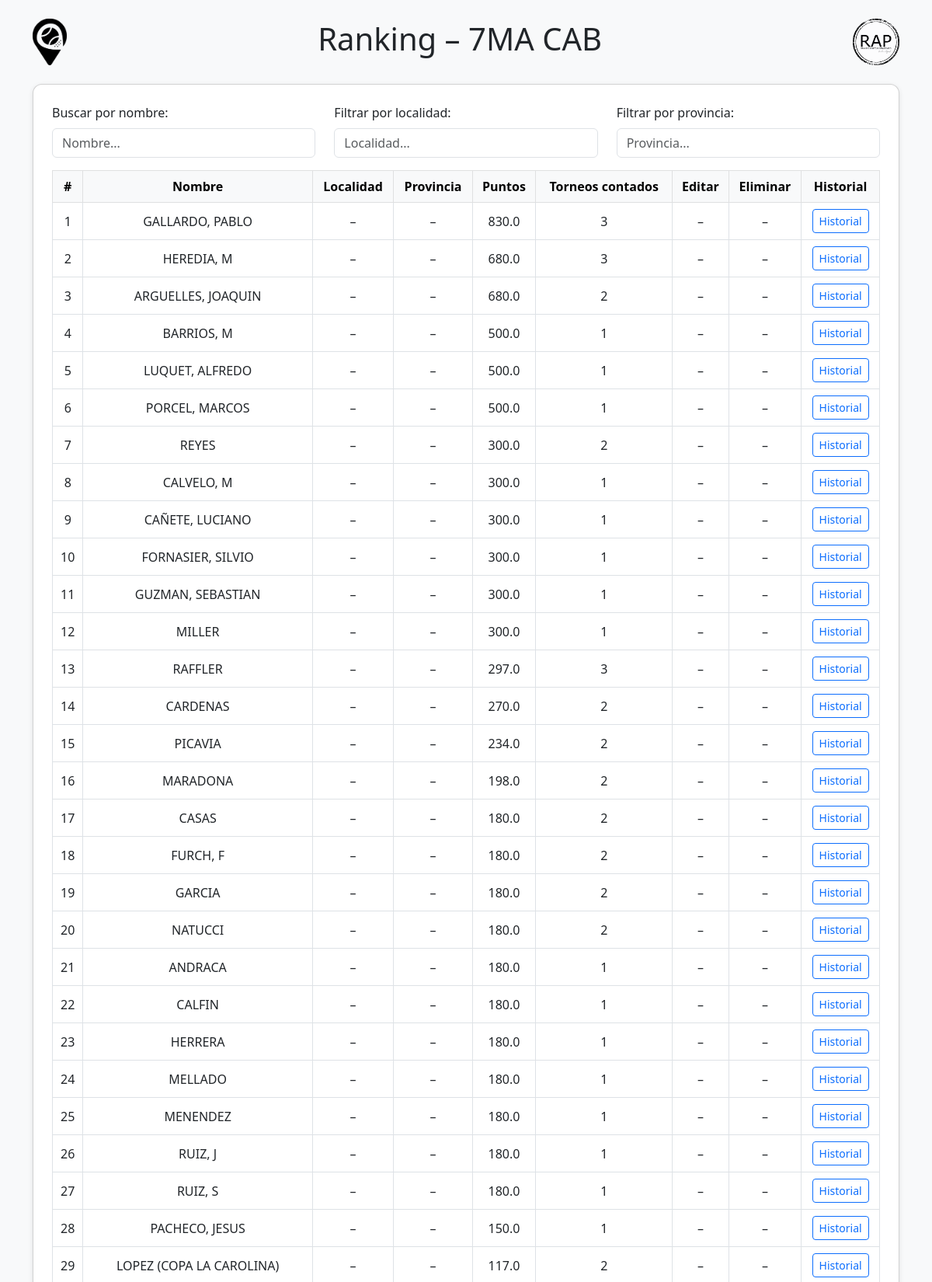
Screenshot of /ranking/7MA CAB (upper part) with the database file from the repository.
### tables this page shows
CREATE TABLE jugadores (
            id INTEGER PRIMARY KEY AUTOINCREMENT,
            nombre TEXT UNIQUE,
            categoria TEXT,
            localidad TEXT,
            provincia TEXT,
            puntos INTEGER DEFAULT 0,
            historial TEXT
        );

### app.py (the view)
@app.route('/ranking/<categoria>')
def ranking_por_categoria(categoria):
    conn = get_db_connection()
    conn.row_factory = sqlite3.Row
    cursor = conn.cursor()
    cursor.execute("SELECT * FROM jugadores WHERE categoria = ?", (categoria,))
    rows = cursor.fetchall()
    conn.close()
    jugadores_categoria = []
    for row in rows:
        historial = json.loads(row['historial']) if row['historial'] else []
        jugadores_categoria.append({
            'nombre': row['nombre'],
            'categoria': row['categoria'],
            'localidad': row['localidad'],
            'provincia': row['provincia'],
            'puntos': row['puntos'],
            'historial': historial
        })
    ranking_base = calcular_ranking_temporada(jugadores_categoria, cantidad_maxima=6, ignorar_liga=True)
    return render_template('ranking_categoria.html', jugadores=ranking_base, categoria_actual=categoria)

### app.py (called while the page is built)
def get_db_connection():
    db_path = os.path.join(os.path.dirname(__file__), 'database.db')
    conn = sqlite3.connect(db_path)
    conn.row_factory = sqlite3.Row
    return conn

### templates/ranking_categoria.html (shortened to what this page needs)
<!DOCTYPE html>
<html lang="es">
<head>
    <link href="https://cdn.jsdelivr.net/npm/bootstrap@5.3.0/dist/css/bootstrap.min.css" rel="stylesheet">
</head>
<body class="bg-light">
<div class="container py-4">
    <div class="d-flex justify-content-between align-items-center mb-4">
        <img src="{{ url_for('static', filename='img/logo_academia.png') }}" alt="Academia Bogado" class="logo-header">
        <h1 class="text-center flex-grow-1">Ranking – {{ categoria_actual }}</h1>
        <img src="{{ url_for('static', filename='img/logo_rap.png') }}" alt="RAP Ranking" class="logo-header">
    </div>
    <div class="card card-custom p-4 bg-white">
        <div class="row mb-3">
            <div class="col-md-4">
                <label for="filtro-nombre" class="form-label">Buscar por nombre:</label>
                <input type="text" id="filtro-nombre" class="form-control" placeholder="Nombre...">
            </div>
            <div class="col-md-4">
                <label for="filtro-localidad" class="form-label">Filtrar por localidad:</label>
                <input type="text" id="filtro-localidad" class="form-control" placeholder="Localidad...">
            </div>
            <div class="col-md-4">
                <label for="filtro-provincia" class="form-label">Filtrar por provincia:</label>
                <input type="text" id="filtro-provincia" class="form-control" placeholder="Provincia...">
            </div>
        </div>
        {% if jugadores %}
        <div class="table-responsive">
            <table class="table table-bordered table-hover align-middle text-center">
                <thead class="table-light">
                    <tr>
                        <th>#</th>
                        <th>Nombre</th>
                        <th>Localidad</th>
                        <th>Provincia</th>
                        <th>Puntos</th>
                        <th>Torneos contados</th>
                        <th>Editar</th>
                        <th>Eliminar</th>
                        <th>Historial</th>
                    </tr>
                </thead>
                <tbody>
                    {% for jugador in jugadores %}
                    <tr>
                        <td>{{ loop.index }}</td>
                        <td>{{ jugador.nombre }}</td>
                        <td>{{ jugador.localidad or '–' }}</td>
                        <td>{{ jugador.provincia or '–' }}</td>
                        <td>{{ jugador.puntos }}</td>
                        <td>{{ jugador.torneos_contados }}</td>
                        {% if session.get('es_admin') %}
                        <td>
                            <a class="btn btn-warning btn-sm" href="{{ url_for('editar_jugador', nombre=jugador.nombre) }}">Editar</a>
                        </td>
                        <td>
                            <form action="{{ url_for('eliminar_jugador', nombre=jugador.nombre) }}" method="get" onsubmit="return confirm('¿Estás seguro de eliminar a {{ jugador.nombre }}?');">
                                <button class="btn btn-danger btn-sm" type="submit">Eliminar</button>
                            </form>
                        </td>
                        {% else %}
                        <td>–</td>
                        <td>–</td>
                        {% endif %}
                        <td>
                            <a class="btn btn-outline-primary btn-sm" href="{{ url_for('historial', nombre=jugador.nombre) }}">Historial</a>
                        </td>
                    </tr>
                    {% endfor %}
                </tbody>
            </table>
        </div>
        {% else %}
        <div class="alert alert-warning text-center">
            No hay jugadores registrados en esta categoría.
        </div>
        {% endif %}
    </div>
</div>
</body>
</html>

### templates/ranking_categoria.html (style rules this page uses)
.logo-header { height: 60px; object-fit: contain; }
.card-custom { box-shadow: 0 2px 6px rgba(0, 0, 0, 0.1); border-radius: 0.75rem; margin-bottom: 2rem; }

### rows the page displays
jugadores: nombre "GALLARDO, PABLO", localidad "–", provincia "–", puntos "830.0", torneos_contados "3"
jugadores: nombre "HEREDIA, M", localidad "–", provincia "–", puntos "680.0", torneos_contados "3"
jugadores: nombre "ARGUELLES, JOAQUIN", localidad "–", provincia "–", puntos "680.0", torneos_contados "2"
jugadores: nombre "BARRIOS, M", localidad "–", provincia "–", puntos "500.0", torneos_contados "1"
jugadores: nombre "LUQUET, ALFREDO", localidad "–", provincia "–", puntos "500.0", torneos_contados "1"
jugadores: nombre "PORCEL, MARCOS", localidad "–", provincia "–", puntos "500.0", torneos_contados "1"
jugadores: nombre "REYES", localidad "–", provincia "–", puntos "300.0", torneos_contados "2"
jugadores: nombre "CALVELO, M", localidad "–", provincia "–", puntos "300.0", torneos_contados "1"
jugadores: nombre "CAÑETE, LUCIANO", localidad "–", provincia "–", puntos "300.0", torneos_contados "1"
jugadores: nombre "FORNASIER, SILVIO", localidad "–", provincia "–", puntos "300.0", torneos_contados "1"
jugadores: nombre "GUZMAN, SEBASTIAN", localidad "–", provincia "–", puntos "300.0", torneos_contados "1"
jugadores: nombre "MILLER", localidad "–", provincia "–", puntos "300.0", torneos_contados "1"
jugadores: nombre "RAFFLER", localidad "–", provincia "–", puntos "297.0", torneos_contados "3"
jugadores: nombre "CARDENAS", localidad "–", provincia "–", puntos "270.0", torneos_contados "2"
jugadores: nombre "PICAVIA", localidad "–", provincia "–", puntos "234.0", torneos_contados "2"
jugadores: nombre "MARADONA", localidad "–", provincia "–", puntos "198.0", torneos_contados "2"
jugadores: nombre "CASAS", localidad "–", provincia "–", puntos "180.0", torneos_contados "2"
jugadores: nombre "FURCH, F", localidad "–", provincia "–", puntos "180.0", torneos_contados "2"
jugadores: nombre "GARCIA", localidad "–", provincia "–", puntos "180.0", torneos_contados "2"
jugadores: nombre "NATUCCI", localidad "–", provincia "–", puntos "180.0", torneos_contados "2"
jugadores: nombre "ANDRACA", localidad "–", provincia "–", puntos "180.0", torneos_contados "1"
jugadores: nombre "CALFIN", localidad "–", provincia "–", puntos "180.0", torneos_contados "1"
jugadores: nombre "HERRERA", localidad "–", provincia "–", puntos "180.0", torneos_contados "1"
jugadores: nombre "MELLADO", localidad "–", provincia "–", puntos "180.0", torneos_contados "1"
jugadores: nombre "MENENDEZ", localidad "–", provincia "–", puntos "180.0", torneos_contados "1"
jugadores: nombre "RUIZ, J", localidad "–", provincia "–", puntos "180.0", torneos_contados "1"
jugadores: nombre "RUIZ, S", localidad "–", provincia "–", puntos "180.0", torneos_contados "1"
jugadores: nombre "PACHECO, JESUS", localidad "–", provincia "–", puntos "150.0", torneos_contados "1"
jugadores: nombre "LOPEZ (COPA LA CAROLINA)", localidad "–", provincia "–", puntos "117.0", torneos_contados "2"

### other values shown
{{ categoria_actual }} "7MA CAB"
